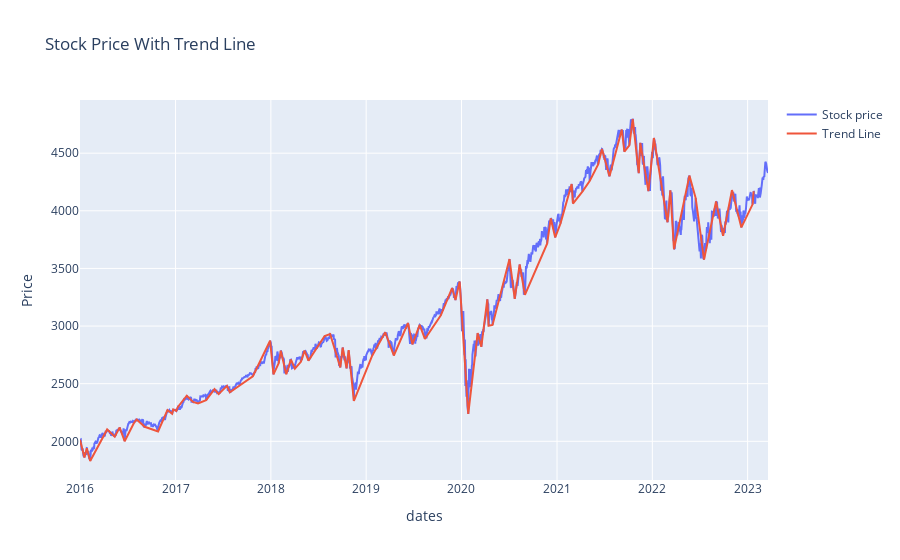

The notebook cell this image was saved under:
### Code cell
x2, y2 = rolling_window(px_arr_,date_arr, 10)

fig = go.Figure()

# add the line trace using add_trace() method
fig.add_trace(go.Scatter(x = date_arr, y=px_arr_, mode='lines', name='Stock price'))

# add the scatter trace using add_trace() method
fig.add_trace(go.Scatter(x=x2, y=y2, mode='lines', name='Trend Line'))

# customize the layout
fig.update_layout(title='Stock Price With Trend Line',
                  xaxis_title='dates',
                  yaxis_title='Price')

# show the figure
fig.show()
